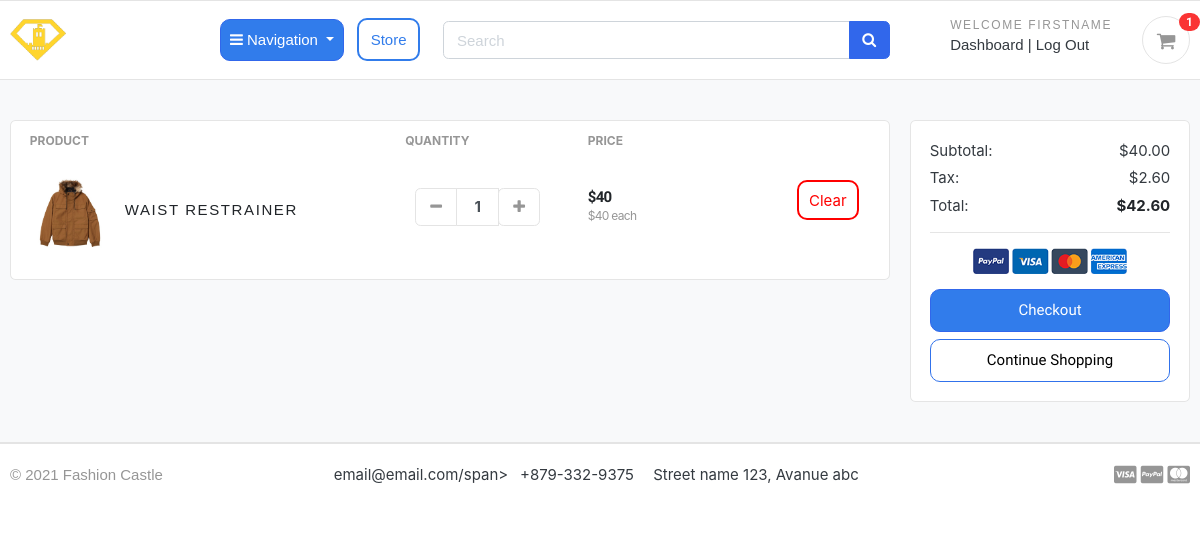
The app's page /cart/ (signed in), older data.
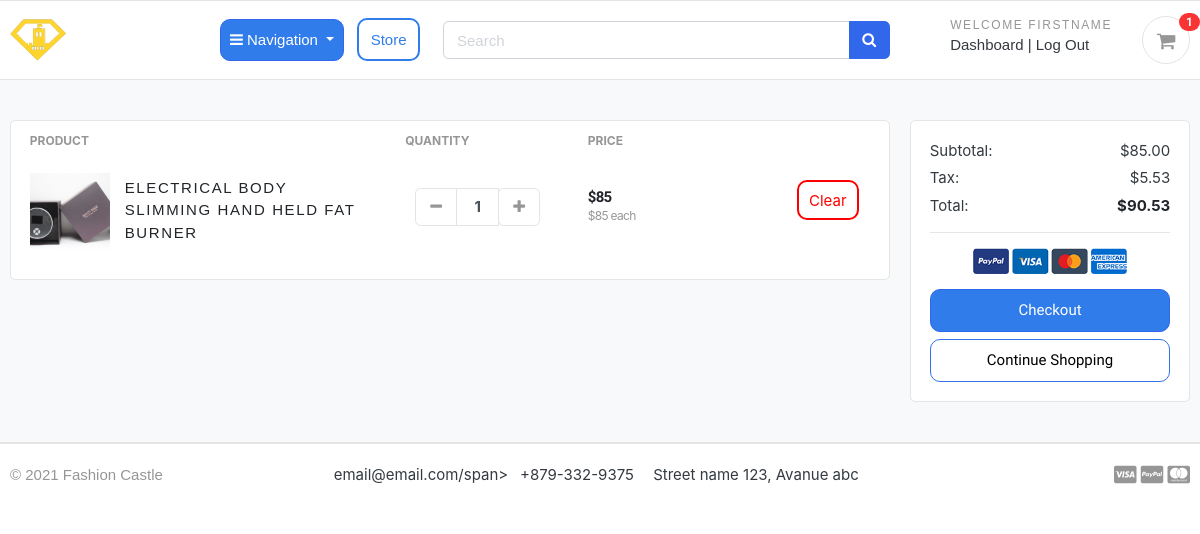
The same page, newer data.
### accounts/models.py (models this page shows, shortened)
class Account(AbstractBaseUser):
    first_name      = models.CharField(max_length=50)
    last_name       = models.CharField(max_length=50)
    username        = models.CharField(max_length=50, unique=True)
    email           = models.CharField(max_length=50, unique=True)
    phone_number    = models.CharField(max_length=20, blank=True)
    date_joined     = models.DateTimeField(auto_now_add=True)
    last_login      = models.DateTimeField(auto_now_add=True)
    is_admin        = models.BooleanField(default=False)
    is_staff        = models.BooleanField(default=False)
    is_active       = models.BooleanField(default=False)
    is_superadmin   = models.BooleanField(default=False)
    USERNAME_FIELD = 'email'
    REQUIRED_FIELDS = ['username', 'first_name', 'last_name']
    objects = MyAccountManager()

### carts/models.py (models this page shows, shortened)
class CartItem(models.Model):
    user = models.ForeignKey(Account, on_delete=models.CASCADE, null=True)
    product = models.ForeignKey(Product, on_delete=models.CASCADE)
    variations = models.ManyToManyField(Variation, blank=True)
    cart = models.ForeignKey(Cart, on_delete=models.CASCADE, null=True)
    quantity = models.IntegerField()
    is_active = models.BooleanField(default=True)
    def sub_total(self):
        return self.product.price * self.quantity

### store/models.py (models this page shows, shortened)
class Product(models.Model):
    product_name    = models.CharField(max_length=200, unique=True)
    slug            = models.SlugField(max_length=250, unique=True)
    description     = models.TextField(max_length=500, blank=True)
    price           = models.IntegerField()
    images          = models.ImageField(upload_to='photos/products')
    stock           = models.IntegerField()
    is_available    = models.BooleanField(default=True)
    category        = models.ForeignKey(Category, on_delete=models.CASCADE)
    created_date    = models.DateTimeField(auto_now_add=True)
    modified_date   = models.DateTimeField(auto_now=True)
    def get_url(self):
        return reverse('product_detail', args=[self.category.slug, self.slug])

### carts/views.py (the view)
# urls.py: path('', views.cart, name='cart'),
def cart(request, total=0, quantity=0, cart_items=None):
    try:
        tax = 0
        grand_total = 0
        formatted_total = 0
        formatted_grand_total = 0
        formatted_tax = 0
        if request.user.is_authenticated:
            cart_items = CartItem.objects.filter(user=request.user, is_active=True)
        else:
            cart = Cart.objects.get(cart_id=_cart_id(request))
            cart_items = CartItem.objects.filter(cart=cart, is_active=True)
        for cart_item in  cart_items:
            total += (cart_item.product.price * cart_item.quantity)
            quantity += cart_item.quantity
        tax = (6.5 * total)/100
        formatted_tax = "{:.2f}".format(tax)
        grand_total = total + tax
        formatted_grand_total = "{:.2f}".format(grand_total)
        formatted_total = "{:.2f}".format(total)
    except ObjectDoesNotExist:
        pass #just ignore it
    context = {
        'total': formatted_total,
        'quantity': quantity,
        'cart_items': cart_items,
        'tax': formatted_tax,
        'grand_total': formatted_grand_total,
    }
    return render(request, 'store/cart.html', context)

### templates/store/cart.html (shortened to what this page needs)
{% extends 'base.html' %}
{% load static %}
{% block content %}
<section class="section-content padding-y bg">
    <div class="container">
        {% if not cart_items %}
        <div class="shopping-container">
            <h2 class="text-center">You're shopping cart is empty :(</h2>
            <br>
                <a href="{% url 'store' %}" class="continue-shopping">Continue Shopping</a>
        </div>
        {% else %}
        <div class="row">
            <aside class="col-lg-9">
                <div class="card">
                    <table class="table table-borderless table-shopping-cart">
                        <thead class="text-muted">
                            <tr class="small text-uppercase">
                                <th scope="col">Product</th>
                                <th scope="col" width="120">Quantity</th>
                                <th scope="col" width="120">Price</th>
                                <th scope="col" class="text-right" width="200"></th>
                            </tr>
                        </thead>
                        <tbody>
                            {% for cart_item in cart_items %}
                            <tr style="padding-top: 250px;">
                                <td>
                                    <figure class="itemside align-items-center">
                                        <div class="aside">
                                            <img src="{{ cart_item.product.images.url }}" class="img-sm"></div>
                                        <figcaption class="info">
                                            <a href="{{ cart_item.product.get_url }}"
                                                class="title text-dark">{{ cart_item.product.product_name }}</a>
                                        </figcaption>
                                    </figure>
                                </td>
                                <td>
                                    <div class="col" style="padding-top: 15px;">
                                        <div class="input-group input-spinner">
                                            <div class="input-group-prepend">
                                                <a href="{% url 'remove_cart' cart_item.product.id cart_item.id %}"
                                                    class="btn btn-light" type="button" id="button-plus">
                                                    <i class="fa fa-minus"></i>
                                                </a>
                                            </div>
                                            <input type="text" class="form-control" value="{{ cart_item.quantity }}">
                                            <div class="input-group-append">
                                                <form action="{% url 'add_cart' cart_item.product.id %}" method="POST">
                                                    <button type="submit" class="btn btn-light" type="button"
                                                        id="button-minus">
                                                        <i class="fa fa-plus"></i>
                                                    </button>
                                                </form>
                                            </div>
                                        </div>
                                    </div>
                                </td>
                                <td>
                                    <div class="price-wrap " style="padding-top: 15px;">
                                        <var class="price">${{ cart_item.sub_total }}</var>
                                        <small class="text-muted">
                                            ${{ cart_item.product.price }}
                                            each
                                        </small>
                                        <td class="clear-container">
                                            <a href="{% url 'remove_cart_item' cart_item.product.id cart_item.id %}"
                                                onClick="return confirm('Are you sure you want to remove this item from your cart?')"
                                                class="clear" id="custom-btn-clear">
                                                Clear</a>
                                        </td>
                                    </div>
                                </td>
                            </tr>
                            {% endfor %}
                        </tbody>
                    </table>
                </div>
            </aside>
            <aside class="col-lg-3">
                <div class="card">
                    <div class="card-body">
                        <dl class="dlist-align">
                            <dt>Subtotal:</dt>
                            <dd class="text-right">${{ total }}</dd>
                        </dl>
                        <dl class="dlist-align">
                            <dt>Tax:</dt>
                            <dd class="text-right">
                                ${{ tax }}</dd>
                        </dl>
                        <dl class="dlist-align">
                            <dt>Total:</dt>
                            <dd class="text-right text-dark b">
                                <strong>${{ grand_total }}</strong>
                            </dd>
                        </dl>
                        <hr>
                        <p class="text-center mb-3">
                            <img src="{% static './images/misc/payments.png' %}" height="26"></p>
                        <a href="{% url 'checkout' %}" class="checkout btn-block">
                            Checkout
                        </a>
                        <a href="{% url 'store' %}" class="continue-shopping btn-block">Continue Shopping</a>
                    </div>
                </div>
            </aside>
        </div>
        {% endif %}
    </div>
</section>
{% endblock %}

### templates/base.html (shortened to what this page needs)
{% load static %}
<!DOCTYPE HTML>
<html lang="en">
<head>
<link href="{% static 'css/bootstrap.css' %}" rel="stylesheet" type="text/css"/>
<link href="{% static 'fonts/fontawesome/css/all.min.css' %}" type="text/css" rel="stylesheet">
<link href="{% static 'css/ui.css' %}" rel="stylesheet" type="text/css"/>
<link href="{% static 'css/styles.css' %}" rel="stylesheet" type="text/css"/>
<link href="{% static 'css/about.css' %}" rel="stylesheet" type="text/css"/>
<link href="{% static 'css/custom.css' %}" rel="stylesheet" type="text/css"/>
<link rel="stylesheet" href="https://cdnjs.cloudflare.com/ajax/libs/font-awesome/4.7.0/css/font-awesome.min.css">
<link href="{% static 'css/responsive.css' %}" rel="stylesheet" media="only screen and (max-width: 1200px)" />
</head>
<body>
    {% include 'includes/navbar.html' %}
    {% block content%}
    {% endblock %}
    {% include 'includes/footer.html' %}

### templates/includes/navbar.html (shortened to what this page needs)
{% load static %}
<header class="section-header">
    <section class="header-main border-bottom">
        <div class="container">
            <div class="row align-items-center">
                <div class="col-lg-2 col-md-3 col-6">
                    <a href="{% url 'home' %}" class="brand-wrap">
                        <img class="logo" src="{% static './images/custom-logo.png' %}">
                    </a>
                </div>
                <div class="col-lg-3 col-sm-6 col-8 order-2 order-lg-3">
                    <div class="d-flex justify-content-end mb-3 mb-lg-0">
                        {% if user.id is None %}
                            <div class="widget-header">
                                <small class="title text-muted">Welcome guest</small>
                                <div>
                                    <a href="{% url 'login' %}">Sign in</a>
                                    <span class="dark-transp">
                                        |
                                    </span>
                                    <a href="{% url 'register' %}">
                                        Register</a>
                                </div>
                            </div>
                        {% else %}
                            <div class="widget-header">
                                <small class="title text-muted">Welcome
                                    {{ user.first_name | capfirst }}</small>
                                <div>
                                    <a id="dashboard" href="{% url 'dashboard' %}">Dashboard</a>
                                    <span class="dark-transp">
                                        |
                                    </span>
                                    <a id="log-out" href="{% url 'logout' %}">Log Out</a>
                                </div>
                            </div>
                        {% endif %}
                        <a href="{% url 'cart' %}" class="widget-header cart-btn pl-3 ml-3">
                            <div class="icon icon-sm rounded-circle border">
                                <i class="fa fa-shopping-cart"></i>
                            </div>
                            <span class="badge badge-pill badge-primary notify">{{ cart_count }}</span>
                        </a>
                    </div>
                    </div>
                <div class="store-button">
                    <button type="button" class="categories btn btn-primary dropdown-toggle" type="button"
                    id="dropdownMenuButton"
                    data-mdb-toggle="dropdown"
                    aria-expanded="false" data-toggle="dropdown">
                        <i class="fa fa-bars"></i>
                        Navigation
                    </button>
                </div>
                <div class="store-parent">
                <a href="{% url 'store' %}" class="store" text-align="center" id="custom-btn-store">Store</a>
            </div>
                <div class="col-lg  col-md-6 col-sm-12 col-xs-12">
                    <form action="{% url 'search' %}" class="search">
                        <div class="input-group w-100">
                            <input type="text" class="form-control" style="width:60%;" placeholder="Search" name="keyword">
                                <div class="input-group-append">
                                    <button class="btn btn-primary" type="submit">
                                        <i class="fa fa-search fa-spin-hover"></i>
                                    </button>
                                </div>
                            </div>
                        </form>
                    </div>
                    </div>
                </div>
        </section>
    </header>

### templates/includes/footer.html (shortened to what this page needs)
<footer class="section-footer border-top">
	<div class="container">
		<section class="footer-bottom border-top row">
			<div class="col-md-2">
				<p class="text-muted"> &copy 2021 Fashion Castle </p>
			</div>
			<div class="col-md-8 text-md-center">
				<span  class="px-2">email@email.com/span>
				<span  class="px-2">+879-332-9375</span>
				<span  class="px-2">Street name 123, Avanue abc</span>
			</div>
			<div class="col-md-2 text-md-right text-muted">
				<i class="fab fa-lg fa-cc-visa"></i>
				<i class="fab fa-lg fa-cc-paypal"></i>
				<i class="fab fa-lg fa-cc-mastercard"></i>
			</div>
		</section>
	</div>
</footer>
</body>
</html>

Row changes from the older to the newer data that the page shows:
removed CartItem: product.images (picture), product.product_name "WAIST RESTRAINER", quantity "1", sub_total "40", product.price "40"
added CartItem: product.images (picture), product.product_name "ELECTRICAL BODY SLIMMING HAND HELD FAT BURNER", quantity "1", sub_total "85", product.price "85"
Text that changed along with them:
{{ total }}: "40.00" → "85.00"
{{ tax }}: "2.60" → "5.53"
{{ grand_total }}: "42.60" → "90.53"
